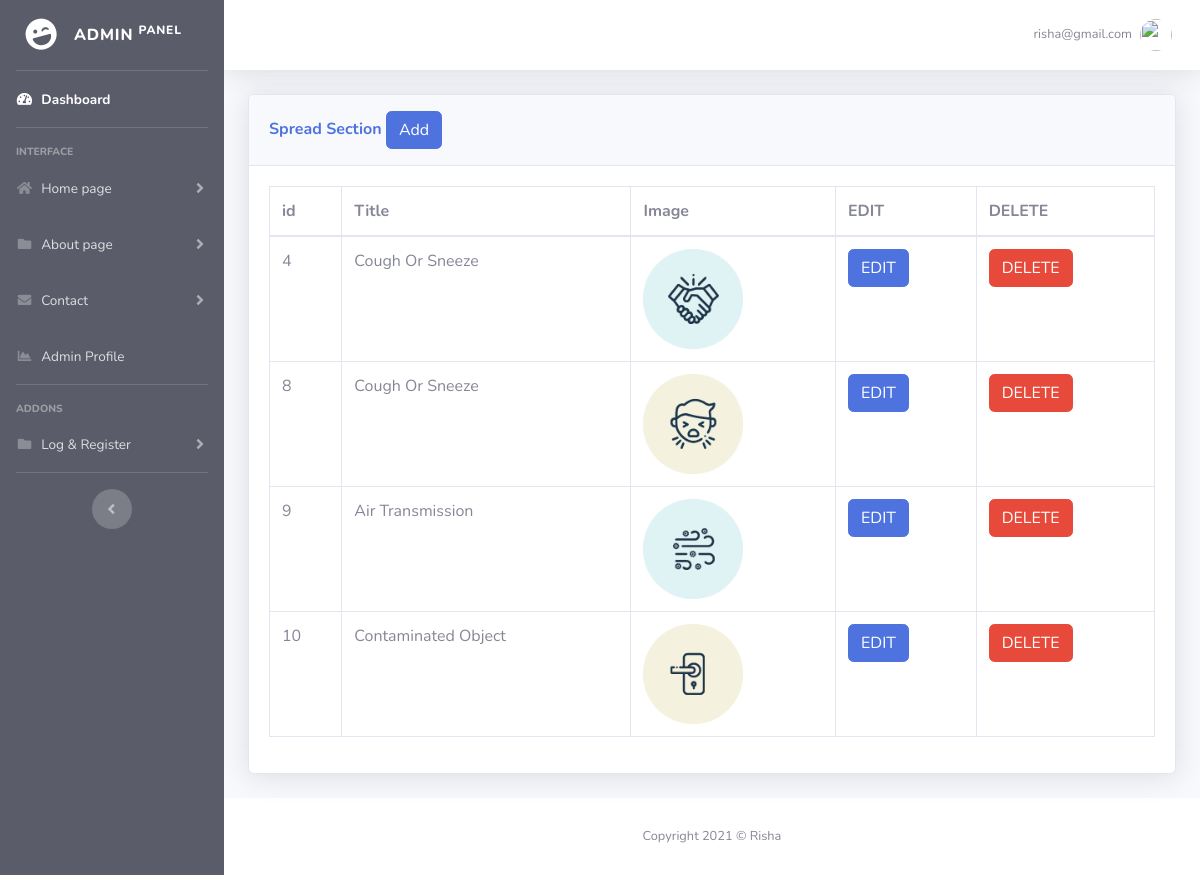
The page /admin/section.php (signed in) on the database its author committed.
### tables this page shows
CREATE TABLE `section` (
  `id` int(11) NOT NULL,
  `title` varchar(40) NOT NULL,
  `image` varchar(40) NOT NULL
);

### admin/section.php (the view, shortened to what this page needs)
<?php
include('security.php');
include('includes/header.php');
include('includes/navbar.php');
?>
<div class="container-fluid">
<div class="card shadow mb-4">
    <div class="card-header py-3">
      <h6 class="m-0 font-weight-bold text-primary">Spread Section
              <button type="button" class="btn btn-primary" data-toggle="modal" data-target="#addsection">
                Add
              </button>
      </h6>
    </div>
  <div class="card-body">
    <div class="table-responsive">
      <?php
                $query = "SELECT * FROM section";
                $query_run = mysqli_query($connection, $query);
            ?>
     <table class="table table-bordered" id="dataTable" width="100%" cellspacing="0">
                    <thead>
                        <tr>
                            <th> id </th>
                            <th> Title </th>
                            <th>Image </th>
                            <th>EDIT</th>
                            <th>DELETE</th>
                        </tr>
                    </thead>
<tbody>
                        <?php
                        if(mysqli_num_rows($query_run) > 0)
                        {
                            while($row = mysqli_fetch_assoc($query_run))
                            {
                        ?>
                           <tr>
                                <td><?php  echo $row['id']; ?></td>
                                <td><?php  echo $row['title']; ?></td>
                                <td><?php echo '<img src="upload/'.$row['image'].'"  width="100px;" height="100px ;" alt="image" >'?> </td>
                                <td>
                                    <form action="section_edit.php" method="post">
                                        <button type="submit" name="edit_btn" class="btn btn-primary"> EDIT</button>
                                    </form>
                                </td>
                                <td>
                                    <form action="code.php" method="post">
                                        <button type="submit" name="delete_btn" class="btn btn-danger"> DELETE</button>
                                    </form>
                                </td>
                            </tr>
                        <?php
                            }
                        }
                        else {
                            echo "No Record Found";
                        }
                        ?>
                    </tbody>
                </table>
    </div>
  </div>
</div>
</div>
<?php
include('includes/footer.php');
?>

### admin/includes/header.php (shortened to what this page needs)
<!DOCTYPE html>
<html lang="en">
<head>
  <link href="vendor/fontawesome-free/css/all.min.css" rel="stylesheet" type="text/css">
  <link href="css/sb-admin-2.min.css" rel="stylesheet">
</head>
<body id="page-top">
  <div id="wrapper">

### admin/includes/navbar.php (shortened to what this page needs)
   <ul class="navbar-nav bg-dark sidebar sidebar-dark accordion" id="accordionSidebar">
<a class="sidebar-brand d-flex align-items-center justify-content-center" href="index.php">
  <div class="sidebar-brand-icon rotate-n-15">
    <i class="fas fa-laugh-wink"></i>
  </div>
  <div class="sidebar-brand-text mx-3">Admin <sup>panel</sup></div>
</a>
<hr class="sidebar-divider my-0">
<li class="nav-item active">
  <a class="nav-link" href="index.php">
    <i class="fas fa-fw fa-tachometer-alt"></i>
    <span>Dashboard</span></a>
</li>
<hr class="sidebar-divider">
<div class="sidebar-heading">
  Interface
</div>
<li class="nav-item">
  <a class="nav-link collapsed" href="#" data-toggle="collapse" data-target="#collapseTwo" aria-expanded="true" aria-controls="collapseTwo">
    <i class="fas fa-fw fa-home"></i>
    <span>Home page</span>
  </a>
</li>
<li class="nav-item">
  <a class="nav-link collapsed" href="#" data-toggle="collapse" data-target="#collapseabout" aria-expanded="true" aria-controls="collapseabout">
    <i class="fas fa-fw fa-folder"></i>
    <span>About page</span>
  </a>
</li>
<li class="nav-item">
  <a class="nav-link collapsed" href="#" data-toggle="collapse" data-target="#collapseThree" aria-expanded="true" aria-controls="collapseThree">
    <i class="fas fa-fw fa-envelope"></i>
    <span>Contact</span>
  </a>
</li>
<li class="nav-item">
  <a class="nav-link" href="register.php">
    <i class="fas fa-fw fa-chart-area"></i>
    <span>Admin Profile</span></a>
</li>
<hr class="sidebar-divider">
<div class="sidebar-heading">
  Addons
</div>
<li class="nav-item">
  <a class="nav-link collapsed" href="#" data-toggle="collapse" data-target="#collapsePages" aria-expanded="true" aria-controls="collapsePages">
    <i class="fas fa-fw fa-folder"></i>
    <span>Log & Register</span>
  </a>
</li>
<hr class="sidebar-divider d-none d-md-block">
<div class="text-center d-none d-md-inline">
  <button class="rounded-circle border-0" id="sidebarToggle"></button>
</div>
</ul>
    <div id="content-wrapper" class="d-flex flex-column">
      <div id="content">
        <nav class="navbar navbar-expand navbar-light bg-white topbar mb-4 static-top shadow">
          <ul class="navbar-nav ml-auto">
            <li class="nav-item dropdown no-arrow">
              <a class="nav-link dropdown-toggle" href="#" id="userDropdown" role="button" data-toggle="dropdown" aria-haspopup="true" aria-expanded="false">
                <span class="mr-2 d-none d-lg-inline text-gray-600 small">
              <?php
                  echo $_SESSION['username'];
              ?>
                </span>
                <img class="img-profile rounded-circle" src="https://source.unsplash.com/QAB-WJcbgJk/60x60">
              </a>
            </li>
          </ul>
        </nav>

### admin/includes/footer.php
      <footer class="sticky-footer bg-white">
        <div class="container my-auto">
          <div class="copyright text-center my-auto">
            <span>Copyright 2021 &copy; Risha</span>
          </div>
        </div>
      </footer>
      </div>
      </div>
    </div>
</body>
</html>

### rows shown on the page
section: id "4", title "Cough Or Sneeze", image (picture)
section: id "8", title "Cough Or Sneeze", image (picture)
section: id "9", title "Air Transmission", image (picture)
section: id "10", title "Contaminated Object", image (picture)

### other values the page prints
$_SESSION['username'] "risha@gmail.com"
